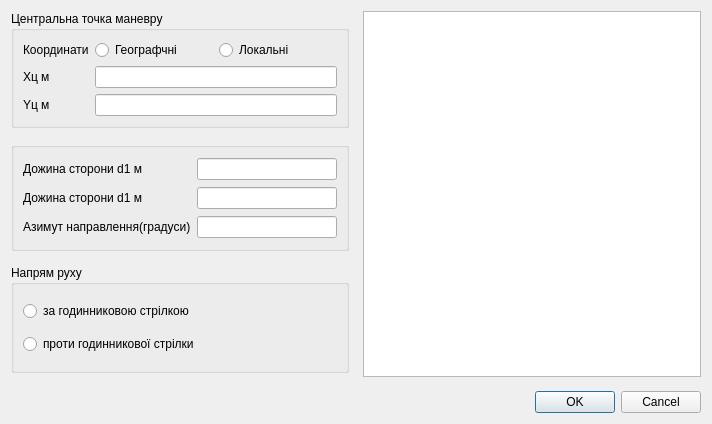
<?xml version="1.0" encoding="UTF-8"?>
<ui version="4.0">
 <class>Box_Line_Dialog</class>
 <widget class="QDialog" name="Box_Line_Dialog">
  <property name="geometry">
   <rect>
    <x>0</x>
    <y>0</y>
    <width>712</width>
    <height>424</height>
   </rect>
  </property>
  <property name="windowTitle">
   <string>Маневр &quot;Замкнена траекторія&quot;</string>
  </property>
  <layout class="QHBoxLayout" name="horizontalLayout_2">
   <item>
    <layout class="QHBoxLayout" name="horizontalLayout" stretch="1,1">
     <property name="spacing">
      <number>14</number>
     </property>
     <item>
      <layout class="QVBoxLayout" name="verticalLayout_2" stretch="1,1,1,0">
       <property name="sizeConstraint">
        <enum>QLayout::SetDefaultConstraint</enum>
       </property>
       <item>
        <widget class="QGroupBox" name="groupBox">
         <property name="sizePolicy">
          <sizepolicy hsizetype="Preferred" vsizetype="Preferred">
           <horstretch>0</horstretch>
           <verstretch>0</verstretch>
          </sizepolicy>
         </property>
         <property name="title">
          <string>Центральна точка маневру</string>
         </property>
         <layout class="QGridLayout" name="gridLayout_2">
          <item row="1" column="1">
           <widget class="QLineEdit" name="center_x_edit">
            <property name="sizePolicy">
             <sizepolicy hsizetype="Expanding" vsizetype="Fixed">
              <horstretch>0</horstretch>
              <verstretch>0</verstretch>
             </sizepolicy>
            </property>
           </widget>
          </item>
          <item row="2" column="0">
           <widget class="QLabel" name="y_edit">
            <property name="text">
             <string>Yц м</string>
            </property>
           </widget>
          </item>
          <item row="2" column="1">
           <widget class="QLineEdit" name="center_y_edit"/>
          </item>
          <item row="1" column="0">
           <widget class="QLabel" name="x_edit">
            <property name="text">
             <string>Хц м</string>
            </property>
           </widget>
          </item>
          <item row="0" column="0">
           <widget class="QLabel" name="label_6">
            <property name="text">
             <string>Координати</string>
            </property>
           </widget>
          </item>
          <item row="0" column="1">
           <layout class="QHBoxLayout" name="horizontalLayout_5">
            <item>
             <widget class="QRadioButton" name="geo_coord_radioB">
              <property name="text">
               <string>Географчні</string>
              </property>
             </widget>
            </item>
            <item>
             <widget class="QRadioButton" name="local_coord_radioB">
              <property name="text">
               <string>Локальні</string>
              </property>
             </widget>
            </item>
           </layout>
          </item>
         </layout>
        </widget>
       </item>
       <item>
        <widget class="QGroupBox" name="groupBox_2">
         <property name="title">
          <string/>
         </property>
         <layout class="QGridLayout" name="gridLayout_3">
          <item row="1" column="1">
           <widget class="QLineEdit" name="Height_D2_edit"/>
          </item>
          <item row="1" column="0">
           <widget class="QLabel" name="label_4">
            <property name="text">
             <string>Дожина сторони d1 м</string>
            </property>
           </widget>
          </item>
          <item row="0" column="1">
           <widget class="QLineEdit" name="Height_D1_edit"/>
          </item>
          <item row="0" column="0">
           <widget class="QLabel" name="label_3">
            <property name="text">
             <string>Дожина сторони d1 м</string>
            </property>
           </widget>
          </item>
          <item row="2" column="1">
           <widget class="QLineEdit" name="Angle_edit"/>
          </item>
          <item row="2" column="0">
           <widget class="QLabel" name="label_5">
            <property name="text">
             <string>Азимут направлення(градуси)</string>
            </property>
           </widget>
          </item>
         </layout>
        </widget>
       </item>
       <item>
        <widget class="QGroupBox" name="groupBox_3">
         <property name="title">
          <string>Напрям руху</string>
         </property>
         <layout class="QVBoxLayout" name="verticalLayout_3">
          <item>
           <widget class="QRadioButton" name="forward_QR">
            <property name="text">
             <string>за годинниковою стрілкою</string>
            </property>
           </widget>
          </item>
          <item>
           <widget class="QRadioButton" name="becward_QR">
            <property name="text">
             <string>проти годинникової стрілки</string>
            </property>
           </widget>
          </item>
         </layout>
        </widget>
       </item>
       <item>
        <spacer name="verticalSpacer">
         <property name="orientation">
          <enum>Qt::Vertical</enum>
         </property>
         <property name="sizeHint" stdset="0">
          <size>
           <width>20</width>
           <height>40</height>
          </size>
         </property>
        </spacer>
       </item>
      </layout>
     </item>
     <item>
      <layout class="QGridLayout" name="gridLayout">
       <item row="0" column="1">
        <widget class="QGraphicsView" name="graphicsView">
         <property name="sizePolicy">
          <sizepolicy hsizetype="Preferred" vsizetype="Preferred">
           <horstretch>0</horstretch>
           <verstretch>0</verstretch>
          </sizepolicy>
         </property>
         <property name="minimumSize">
          <size>
           <width>200</width>
           <height>200</height>
          </size>
         </property>
         <property name="verticalScrollBarPolicy">
          <enum>Qt::ScrollBarAlwaysOff</enum>
         </property>
         <property name="horizontalScrollBarPolicy">
          <enum>Qt::ScrollBarAlwaysOff</enum>
         </property>
         <property name="alignment">
          <set>Qt::AlignLeading|Qt::AlignLeft|Qt::AlignTop</set>
         </property>
        </widget>
       </item>
       <item row="1" column="1">
        <widget class="QDialogButtonBox" name="buttonBox">
         <property name="orientation">
          <enum>Qt::Horizontal</enum>
         </property>
         <property name="standardButtons">
          <set>QDialogButtonBox::Cancel|QDialogButtonBox::Ok</set>
         </property>
        </widget>
       </item>
      </layout>
     </item>
    </layout>
   </item>
  </layout>
 </widget>
 <resources/>
 <connections>
  <connection>
   <sender>buttonBox</sender>
   <signal>accepted()</signal>
   <receiver>Box_Line_Dialog</receiver>
   <slot>accept()</slot>
   <hints>
    <hint type="sourcelabel">
     <x>248</x>
     <y>254</y>
    </hint>
    <hint type="destinationlabel">
     <x>157</x>
     <y>274</y>
    </hint>
   </hints>
  </connection>
  <connection>
   <sender>buttonBox</sender>
   <signal>rejected()</signal>
   <receiver>Box_Line_Dialog</receiver>
   <slot>reject()</slot>
   <hints>
    <hint type="sourcelabel">
     <x>316</x>
     <y>260</y>
    </hint>
    <hint type="destinationlabel">
     <x>286</x>
     <y>274</y>
    </hint>
   </hints>
  </connection>
 </connections>
</ui>
